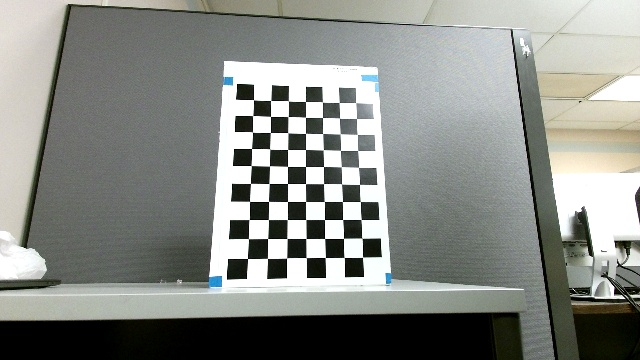
#> input picture output_image_folder/grid1.jpg, 640 x 360 px
$ python calibration2.py
#> lines starting #> are read from the running program, lines starting #| are printed output that depends on the picture; after the words box and inside, x2 and y2 are one past the last pixel; in counts of white or black regions, pixels touching at a corner belong together
import numpy as np
import cv2 as cv
import glob
# termination criteria
criteria = (cv.TERM_CRITERIA_EPS + cv.TERM_CRITERIA_MAX_ITER, 30, 0.001)
# prepare object points, like (0,0,0), (1,0,0), (2,0,0) ....,(6,5,0)
objp = np.zeros((7*10,3), np.float32)
objp[:,:2] = np.mgrid[0:7,0:10].T.reshape(-1,2)
# Arrays to store object points and image points from all the images.
objpoints = [] # 3d point in real world space
imgpoints = [] # 2d points in image plane.
images = glob.glob('output_image_folder/grid1.jpg')
for fname in images:
    img = cv.imread(fname)
#> img is the input picture: shape (360, 640, 3); mean B, G, R 134.1, 139.1, 136.3
    gray = cv.cvtColor(img, cv.COLOR_BGR2GRAY)
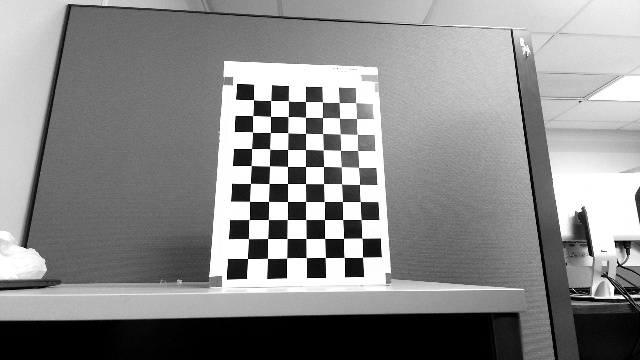
#> gray: shape (360, 640); min 0, max 255, mean 137.7
    # Find the chess board corners
    ret, corners = cv.findChessboardCorners(gray, (7,10), None)
#> ret = True; corners = 70 rows, first 8: [253.5, 99.68], [270.7, 100.5], [288.4, 100.8], [305.5, 101.5], [322.4, 102], [339.1, 102.6], [355.5, 102.5], [252.6, 115.6]
    # If found, add object points, image points (after refining them)
    if ret == True:
        objpoints.append(objp)
        corners2 = cv.cornerSubPix(gray,corners, (11,11), (-1,-1), criteria)
#> corners2 = 70 rows, first 8: [253.6, 99.79], [270.6, 100.5], [288.4, 100.8], [305.5, 101.5], [322.4, 101.9], [339.2, 102.5], [355.7, 102.4], [252.7, 115.5]
        imgpoints.append(corners2)
        # Draw and display the corners
        cv.drawChessboardCorners(img, (7,10), corners2, ret)
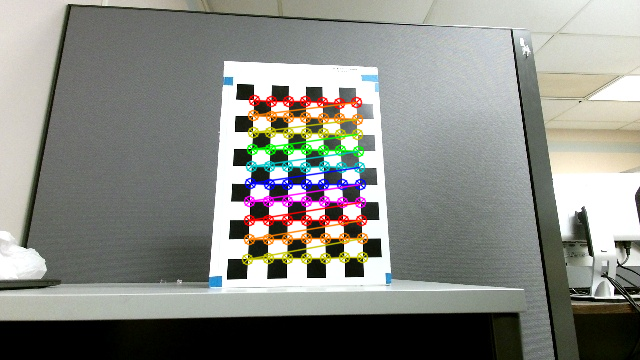
#> img: shape (360, 640, 3); 4.81% of pixels changed, all inside (x1, y1, x2, y2) = (241, 94, 369, 266)
        cv.imwrite('output_image_folder/grid1lines.jpg', img)
        # cv.imshow('img', img)
        # cv.waitKey(0)
# cv.destroyAllWindows()

ret, mtx, dist, rvecs, tvecs = cv.calibrateCamera(objpoints, imgpoints, gray.shape[::-1], None, None)
#> ret = 0.222; mtx = [[310.5, 0, 319.8], [0, 312.1, 203.6], [0, 0, 1]]; dist = [[-0.137, 2.34, 0.00352, 0.00394, -8.57]]; rvecs = ([-0.227, -0.0857, -0.00593],); tvecs = ([-3.85, -5.98, 17.92],)
img = cv.imread('output_image_folder/grid1.jpg')
h,  w = img.shape[:2]
#> h = 360; w = 640
newcameramtx, roi = cv.getOptimalNewCameraMatrix(mtx, dist, (w,h), 1, (w,h))
#> newcameramtx = [[310.5, 0, 319.8], [0, 309, 201.6], [0, 0, 1]]; roi = (0, 0, 639, 355)

# undistort
dst = cv.undistort(img, mtx, dist, None, newcameramtx)
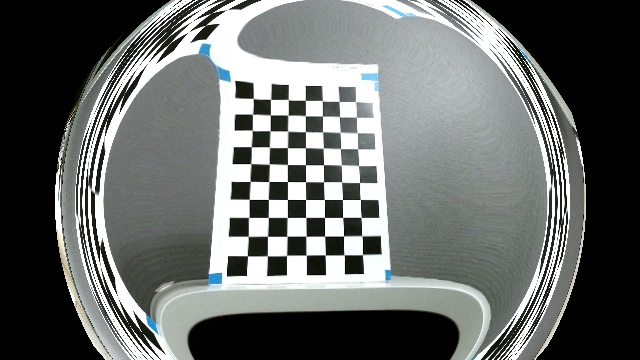
#> dst: shape (360, 640, 3); mean B, G, R 105.2, 107, 103.6
# crop the image
# x, y, w, h = roi
# dst = dst[y:y+h, x:x+w]
cv.imwrite('calibresult1.png', dst)
